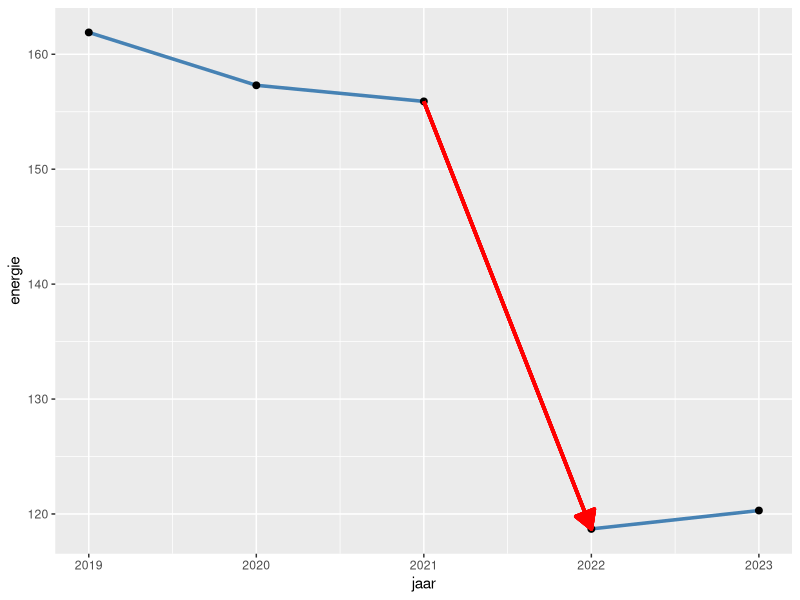

Here is the R script that generated this plot:
# Load the required libraries
library(readxl) # For reading excel files
library(tidyverse) # For data manipulation and visualizations

# Read the first row of the excel file to extract the column names
kolomnamen <- read_excel("EnergieverbruikLandbouw.xlsx", skip = 0, n_max = 1) %>%
  unlist() %>%
  as.character()

# Read the actual data from the 4th row
Perioden_Energiegebruik <- read_excel("EnergieverbruikLandbouw.xlsx", skip = 3, col_names = FALSE)

# Assigning the previous extracted column names to the dataset
colnames(Perioden_Energiegebruik) <- kolomnamen

# Filter the data to only include the row called "Totaal energiedragers"
#Select only the columns for the years 2019 to 2023
Perioden_EnergiegebruikClean <- Perioden_Energiegebruik %>%
  filter(Perioden == "Totaal energiedragers") %>%
  select(Perioden, `2019`, `2020`, `2021`, `2022`, `2023**`)

# Rename the column 2023** to 2023
Perioden_EnergiegebruikClean <- Perioden_EnergiegebruikClean %>%
  rename(`2023` = `2023**`)

# Reshape the data from wide to long format
Event_analysis_plot <- Perioden_EnergiegebruikClean %>%
pivot_longer(
cols = c("2019", "2020", "2021", "2022", "2023"),
names_to = "jaar",
values_to = "energie"
) %>%
mutate(jaar = as.numeric(jaar),
    energie = as.numeric(energie)
    )
          
# Creating the event analysis plot
ggplot(Event_analysis_plot, aes(x = jaar, y = energie)) +
geom_line(color = "steelblue", size = 1.2) +
geom_point(size = 2) +
            

geom_segment(aes(x = 2021, xend = 2022,y = energie[jaar == 2021],
      yend = energie[jaar == 2022]),
      arrow = arrow(type = "closed", length = unit(0.2, "inches")),
      color = "red", size = 1.2,
  inherit.aes = FALSE) +
            
  
annotate("segment", x = 2021, xend = 2022, 
         y = Event_analysis_plot$energie[Event_analysis_plot$jaar == 2021],
         yend = Event_analysis_plot$energie[Event_analysis_plot$jaar == 2022],
         arrow = arrow(type = "closed", length = unit(0.2, "inches")),
         color = "red", size = 1.2
)

